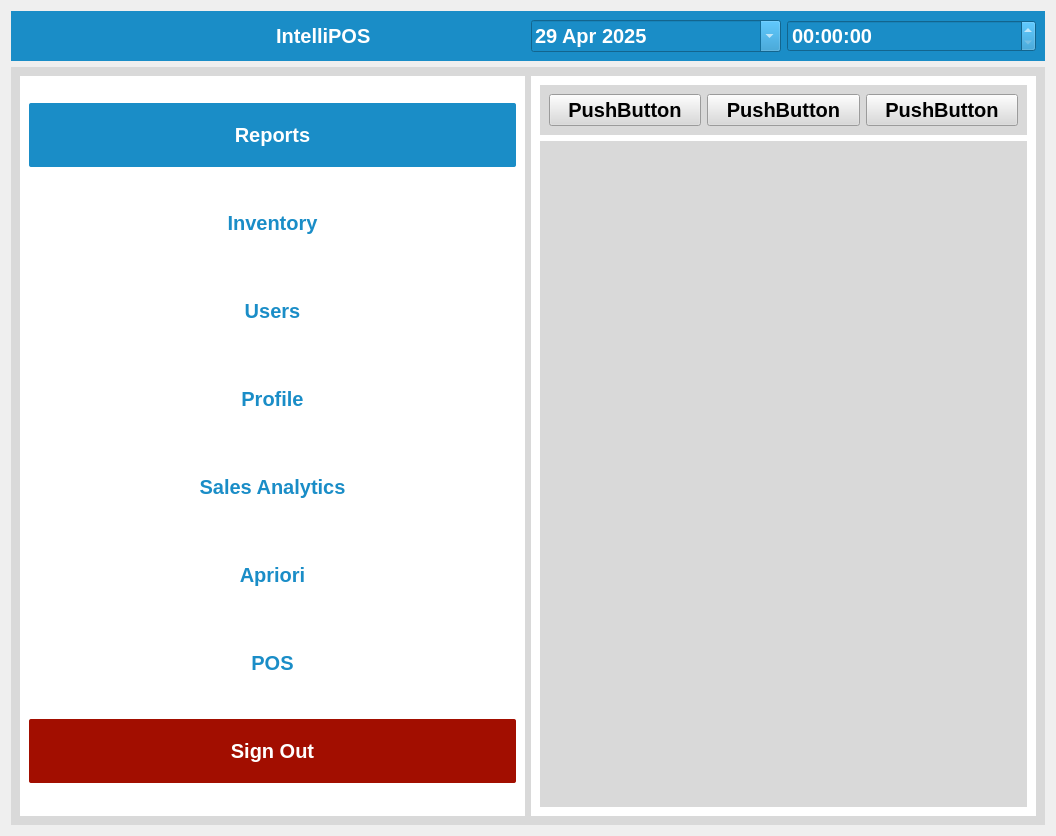
<?xml version="1.0" encoding="UTF-8"?>
<ui version="4.0">
 <class>Form</class>
 <widget class="QWidget" name="Form">
  <property name="geometry">
   <rect>
    <x>0</x>
    <y>0</y>
    <width>1056</width>
    <height>836</height>
   </rect>
  </property>
  <property name="sizePolicy">
   <sizepolicy hsizetype="Expanding" vsizetype="Expanding">
    <horstretch>0</horstretch>
    <verstretch>0</verstretch>
   </sizepolicy>
  </property>
  <property name="windowTitle">
   <string>Form</string>
  </property>
  <layout class="QVBoxLayout" name="verticalLayout">
   <item>
    <widget class="QWidget" name="widget" native="true">
     <property name="sizePolicy">
      <sizepolicy hsizetype="Preferred" vsizetype="Fixed">
       <horstretch>0</horstretch>
       <verstretch>0</verstretch>
      </sizepolicy>
     </property>
     <property name="styleSheet">
      <string notr="true">background-color:#1A8DC7;</string>
     </property>
     <layout class="QHBoxLayout" name="horizontalLayout_2">
      <item alignment="Qt::AlignmentFlag::AlignLeft">
       <widget class="QLabel" name="label">
        <property name="styleSheet">
         <string notr="true">color:black;</string>
        </property>
        <property name="text">
         <string/>
        </property>
        <property name="pixmap">
         <pixmap>../assets/Menu.png</pixmap>
        </property>
       </widget>
      </item>
      <item alignment="Qt::AlignmentFlag::AlignLeft">
       <widget class="QLabel" name="label_3">
        <property name="styleSheet">
         <string notr="true">color:white;
font-size:20px;
font-weight:bold;</string>
        </property>
        <property name="text">
         <string>IntelliPOS</string>
        </property>
       </widget>
      </item>
      <item>
       <widget class="QDateEdit" name="dateEdit">
        <property name="styleSheet">
         <string notr="true">color:white;
font-size:20px;
font-weight:bold;</string>
        </property>
        <property name="currentSection">
         <enum>QDateTimeEdit::Section::DaySection</enum>
        </property>
        <property name="calendarPopup">
         <bool>true</bool>
        </property>
        <property name="date">
         <date>
          <year>2025</year>
          <month>4</month>
          <day>29</day>
         </date>
        </property>
       </widget>
      </item>
      <item>
       <widget class="QTimeEdit" name="timeEdit">
        <property name="styleSheet">
         <string notr="true">color:white;
font-size:20px;
font-weight:bold;</string>
        </property>
       </widget>
      </item>
     </layout>
    </widget>
   </item>
   <item>
    <widget class="QWidget" name="widget_2" native="true">
     <property name="styleSheet">
      <string notr="true">background-color:#D9D9D9;</string>
     </property>
     <layout class="QHBoxLayout" name="horizontalLayout">
      <item>
       <widget class="QWidget" name="widget_3" native="true">
        <property name="styleSheet">
         <string notr="true">background-color:white;</string>
        </property>
        <layout class="QVBoxLayout" name="verticalLayout_2">
         <item>
          <widget class="QPushButton" name="pushButton">
           <property name="styleSheet">
            <string notr="true">color:white;
font-weight:bold;
font-size:20px;
padding:20px, 20px;
background-color:#1A8DC7;
border-radius:2px;
</string>
           </property>
           <property name="text">
            <string>Reports</string>
           </property>
          </widget>
         </item>
         <item>
          <widget class="QPushButton" name="pushButton_5">
           <property name="styleSheet">
            <string notr="true">color:#1A8DC7;
font-weight:bold;
font-size:20px;
padding:20px, 20px;
background-color:white;
border-radius:2px;</string>
           </property>
           <property name="text">
            <string>Inventory</string>
           </property>
          </widget>
         </item>
         <item>
          <widget class="QPushButton" name="pushButton_2">
           <property name="styleSheet">
            <string notr="true">color:#1A8DC7;
font-weight:bold;
font-size:20px;
padding:20px, 20px;
background-color:white;
border-radius:2px;</string>
           </property>
           <property name="text">
            <string>Users</string>
           </property>
          </widget>
         </item>
         <item>
          <widget class="QPushButton" name="pushButton_3">
           <property name="styleSheet">
            <string notr="true">color:#1A8DC7;
font-weight:bold;
font-size:20px;
padding:20px, 20px;
background-color:white;
border-radius:2px;</string>
           </property>
           <property name="text">
            <string>Profile</string>
           </property>
          </widget>
         </item>
         <item>
          <widget class="QPushButton" name="pushButton_6">
           <property name="styleSheet">
            <string notr="true">color:#1A8DC7;
font-weight:bold;
font-size:20px;
padding:20px, 20px;
background-color:white;
border-radius:2px;</string>
           </property>
           <property name="text">
            <string>Sales Analytics</string>
           </property>
          </widget>
         </item>
         <item>
          <widget class="QPushButton" name="pushButton_7">
           <property name="styleSheet">
            <string notr="true">color:#1A8DC7;
font-weight:bold;
font-size:20px;
padding:20px, 20px;
background-color:white;
border-radius:2px;</string>
           </property>
           <property name="text">
            <string>Apriori</string>
           </property>
          </widget>
         </item>
         <item>
          <widget class="QPushButton" name="pushButton_4">
           <property name="styleSheet">
            <string notr="true">color:#1A8DC7;
font-weight:bold;
font-size:20px;
padding:20px, 20px;
background-color:white;
border-radius:2px;</string>
           </property>
           <property name="text">
            <string>POS</string>
           </property>
          </widget>
         </item>
         <item>
          <widget class="QPushButton" name="pushButton_8">
           <property name="styleSheet">
            <string notr="true">color:white;
font-weight:bold;
font-size:20px;
padding:20px, 20px;
background-color:#A20E00;
border-radius:2px;</string>
           </property>
           <property name="text">
            <string>Sign Out</string>
           </property>
          </widget>
         </item>
        </layout>
       </widget>
      </item>
      <item>
       <widget class="QWidget" name="widget_4" native="true">
        <property name="styleSheet">
         <string notr="true">background-color:white;</string>
        </property>
        <layout class="QVBoxLayout" name="verticalLayout_3">
         <item>
          <widget class="QWidget" name="widget_5" native="true">
           <property name="sizePolicy">
            <sizepolicy hsizetype="Preferred" vsizetype="Fixed">
             <horstretch>0</horstretch>
             <verstretch>0</verstretch>
            </sizepolicy>
           </property>
           <property name="styleSheet">
            <string notr="true">background-color:#D9D9D9;</string>
           </property>
           <layout class="QHBoxLayout" name="horizontalLayout_3">
            <item>
             <widget class="QPushButton" name="pushButton_9">
              <property name="styleSheet">
               <string notr="true">font-size:20px;
color:black;
font-weight:bold;
background-color:#D9D9D9;
</string>
              </property>
              <property name="text">
               <string>PushButton</string>
              </property>
             </widget>
            </item>
            <item>
             <widget class="QPushButton" name="pushButton_10">
              <property name="styleSheet">
               <string notr="true">font-size:20px;
color:black;
font-weight:bold;
background-color:#D9D9D9;
</string>
              </property>
              <property name="text">
               <string>PushButton</string>
              </property>
             </widget>
            </item>
            <item>
             <widget class="QPushButton" name="pushButton_11">
              <property name="styleSheet">
               <string notr="true">font-size:20px;
color:black;
font-weight:bold;
background-color:#D9D9D9;
</string>
              </property>
              <property name="text">
               <string>PushButton</string>
              </property>
             </widget>
            </item>
           </layout>
          </widget>
         </item>
         <item>
          <widget class="QWidget" name="widget_6" native="true">
           <property name="styleSheet">
            <string notr="true">background-color:#D9D9D9;</string>
           </property>
          </widget>
         </item>
        </layout>
       </widget>
      </item>
     </layout>
    </widget>
   </item>
  </layout>
 </widget>
 <resources/>
 <connections/>
</ui>
